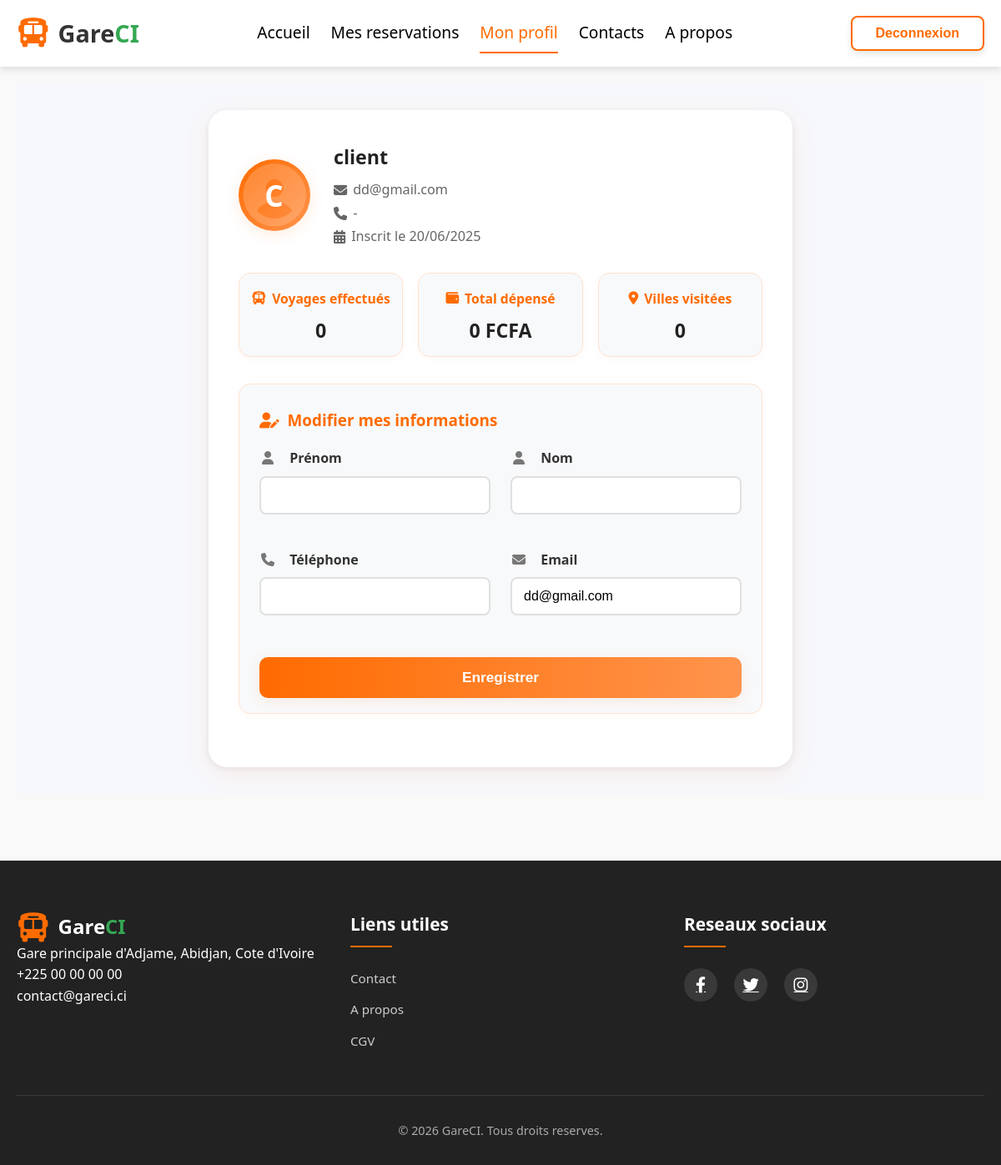
Page /accounts/profile/ (signed in) on the committed database.
### accounts/models.py (models this page shows, shortened)
class CustomUser(AbstractUser):
    phone = models.CharField(max_length=20, blank=True, null=True, verbose_name="Numéro de téléphone")

### accounts/views.py (the view)
# urls.py: path('profile/', views.profile, name='profile'),
@login_required
def profile(request):
    confirmed = Reservation.objects.filter(
        utilisateur=request.user,
        statut=ReservationStatus.CONFIRMEE,
    )
    nb_voyages = confirmed.count()
    total_depense = confirmed.aggregate(total=Sum("prix_total"))["total"] or 0
    nb_villes = confirmed.values("depart__trip__arret_arrivee__ville").distinct().count()
    context = {
        "active_tab": "profile",
        "nb_voyages": nb_voyages,
        "total_depense": total_depense,
        "nb_villes": nb_villes,
        "edit_form": ProfileEditForm(instance=request.user),
        "password_form": _style_password_form(PasswordChangeForm(user=request.user)),
    }
    return render(request, "accounts/profile.html", context)

### accounts/forms.py (shortened to what this page needs)
class ProfileEditForm(forms.ModelForm):
    class Meta:
        model = CustomUser
        fields = ["first_name", "last_name", "phone", "email"]
        labels = {
            "first_name": "Prenom",
            "last_name": "Nom",
            "phone": "Telephone",
            "email": "Email",
        }
    def __init__(self, *args, **kwargs):
        super().__init__(*args, **kwargs)
        for field in self.fields.values():
            css = field.widget.attrs.get("class", "")
            field.widget.attrs["class"] = (css + " form-control").strip()

### accounts/views.py (called while the page is built)
def _style_password_form(password_form):
    for field in password_form.fields.values():
        css = field.widget.attrs.get("class", "")
        field.widget.attrs["class"] = (css + " form-control").strip()
    return password_form

### accounts/templates/accounts/profile.html (shortened to what this page needs)
{% extends 'base.html' %}
{% block content %}
<div class="profile-modern-container">
    <div class="profile-modern-card">
        <div class="profile-modern-header">
            <div class="profile-modern-avatar">
                <i class="fas fa-user-circle"></i>
                <span class="profile-modern-initial">{{ request.user.username|slice:":1"|upper }}</span>
            </div>
            <div class="profile-modern-header-info">
                <h2>{{ request.user.get_full_name|default:request.user.username }}</h2>
                <div class="profile-modern-meta"><i class="fas fa-envelope"></i> {{ request.user.email|default:"-" }}</div>
                <div class="profile-modern-meta"><i class="fas fa-phone"></i> {{ request.user.phone|default:"-" }}</div>
                <div class="profile-modern-meta"><i class="fas fa-calendar-alt"></i> Inscrit le {{ request.user.date_joined|date:"d/m/Y" }}</div>
            </div>
        </div>
        <div class="profile-modern-stats">
            <div class="profile-modern-stat profile-modern-stat-voyages">
                <div class="profile-modern-stat-label"><i class="fas fa-bus"></i> Voyages effectués</div>
                <div class="profile-modern-stat-value">{{ nb_voyages }}</div>
            </div>
            <div class="profile-modern-stat profile-modern-stat-depense">
                <div class="profile-modern-stat-label"><i class="fas fa-wallet"></i> Total dépensé</div>
                <div class="profile-modern-stat-value">{{ total_depense|floatformat:0 }} FCFA</div>
            </div>
            <div class="profile-modern-stat profile-modern-stat-villes">
                <div class="profile-modern-stat-label"><i class="fas fa-map-marker-alt"></i> Villes visitées</div>
                <div class="profile-modern-stat-value">{{ nb_villes }}</div>
            </div>
        </div>
        <section class="profile-section">
            <h3 class="profile-section-title"><i class="fas fa-user-edit"></i> Modifier mes informations</h3>
            <form method="post" action="{% url 'accounts:edit_profile' %}" class="profile-modern-form">
                <div class="profile-modern-form-grid">
                    <div class="form-group">
                        <label for="id_first_name"><i class="fas fa-user"></i> Prénom</label>
                        {{ edit_form.first_name }}
                    </div>
                    <div class="form-group">
                        <label for="id_last_name"><i class="fas fa-user"></i> Nom</label>
                        {{ edit_form.last_name }}
                    </div>
                    <div class="form-group">
                        <label for="id_phone"><i class="fas fa-phone"></i> Téléphone</label>
                        {{ edit_form.phone }}
                    </div>
                    <div class="form-group">
                        <label for="id_email"><i class="fas fa-envelope"></i> Email</label>
                        {{ edit_form.email }}
                    </div>
                </div>
                <button type="submit" class="btn btn-primary profile-modern-btn">Enregistrer</button>
            </form>
        </section>
    </div>
</div>
    </div>
{% endblock %}

### static/css/bases.css (style rules this page uses)
:root { --primary-color: #FF6B00; --secondary-color: #34A853; --text-color: #333; --bg-color: #f9f9f9; --footer-bg: #222; --shadow-default: 0 4px 8px rgba(0, 0, 0, 0.1); --border_c: #ddd; }
* { margin: 0; padding: 0; box-sizing: border-box; }
body { font-family: 'Segoe UI', Tahoma, Geneva, Verdana, sans-serif; line-height: 1.6; color: var(--text-color); background-color: var(--bg-color); position: relative; min-height: 100vh; }
.btn { display: inline-block; padding: 12px 28px; border-radius: 8px; font-weight: 600; text-align: center; text-decoration: none; cursor: pointer; transition: all 0.3s ease; border: none; font-size: 1rem; box-shadow: var(--shadow-default); }
.btn-primary { background-color: var(--primary-color); color: white; box-shadow: 0 5px 15px rgba(255, 107, 0, 0.3); }
.form-group { margin-bottom: 1.5rem; position: relative; }
.form-group label { display: flex; align-items: center; margin-bottom: 0.5rem; font-weight: 500; color: var(--text-color); }
.form-group label i { margin-right: 0.75rem; color: #777; width: 20px; text-align: center; }
.form-group textarea,.form-group input { width: 100%; padding: 0.75rem 1rem; border: 2px solid var(--border_c); border-radius: 8px; font-size: 1rem; transition: all 0.3s; }

### static/css/homes.css (style rules this page uses)
.form-group { flex: 1; min-width: 200px; }
.form-group label { display: block; margin-bottom: 8px; font-weight: 600; }
.form-control { width: 100%; padding: 12px; border: 1px solid #ddd; border-radius: 8px; font-size: 1rem; transition: border 0.2s ease; }

### static/css/reservations/reservationlistes.css (style rules this page uses)
:root { --primary-color: #FF6B00; --success-color: #28a745; --warning-color: #d39e00; --danger-color: #dc3545; --light-bg: #f8f9fa; --border-radius: 12px; --box-shadow: 0 4px 15px rgba(0, 0, 0, 0.08); }

### static/css/reservations/reserves.css (style rules this page uses)
:root { --primary-color: #FF6B00; --success-color: #28a745; --warning-color: #d39e00; --danger-color: #dc3545; }
.form-group { margin-bottom: 24px; }

### rows in the picture
CustomUser: user.username "C", user.get_full_name "client", user.email "dd@gmail.com", user.phone "-", user.date_joined "20/06/2025", email "dd@gmail.com"

### other values in the picture
{{ nb_voyages }} "0"
{{ total_depense|floatformat:0 }} "0"
{{ nb_villes }} "0"
